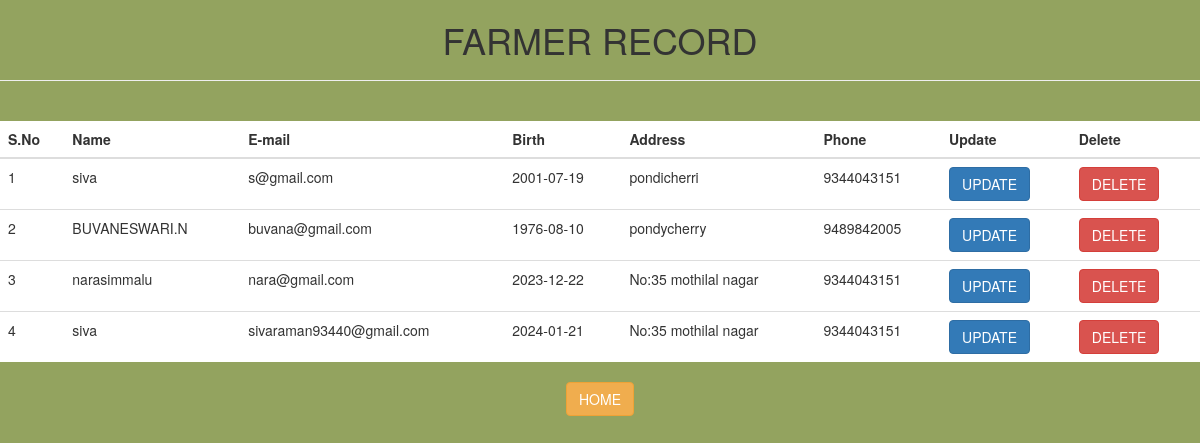
Before: /view with the older database file.
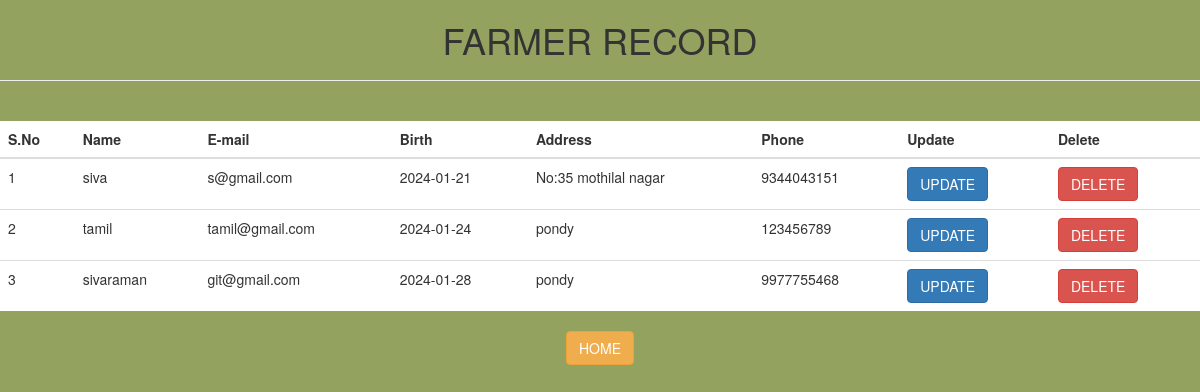
After: the same page with the newer database file.
### tables this page shows
CREATE TABLE customers (pid integer primary key,name text,
            email varchar(20),birth date,address text,phone integer);

### web.py (the view)
@app.route('/view')
def view():
    con=sqlite3.connect('data2.db')
    con.row_factory=sqlite3.Row
    cur=con.cursor()
    cur.execute("select  * from customers")
    data=cur.fetchall()
    con.close()
    return render_template('view.html',data=data)

### templates/view.html (shortened to what this page needs)
<!DOCTYPE html>
<html lang="en">
<head>
 <link rel="stylesheet" href="https://maxcdn.bootstrapcdn.com/bootstrap/3.4.1/css/bootstrap.min.css">
</head>
<body>
    <div class="main">
       <center> <h1>FARMER RECORD<hr></h1></center>
        <div align="center"class="table">
            <br>
       <table class="table table-border" >
        <thead>
            <tr>
                <th>S.No</th>
                <th>Name</th>
                <th>E-mail</th>
                <th>Birth</th>
                <th>Address</th>
                <th>Phone</th>
                <th>Update</th>
                <th>Delete</th>
            </tr>
        </thead>
       <tbody>
        {% for res in data %}
        {%set i=loop.index %}
        <tr>
            <td>{{i}}</td>
            <td>{{res["name"]}}</td>
            <td>{{res["email"]}}</td>
            <td>{{res["birth"]}}</td>
            <td>{{res["address"]}}</td>
            <td>{{res["phone"]}}</td>
            <td><a href=" {{url_for('update',id=res['pid'])}}"class="btn btn-primary">UPDATE</a></td>
            <td><a href=" {{url_for('delete',id=res['pid'])}}"class="btn btn-danger">DELETE</a></td>
        </tr>
        {% endfor %}
       </tbody>
       </table>
       <div>
        <a href="{{url_for('main1')}}"class ="btn btn-warning pull right">HOME</a>
       </div>
    </div>
   </div>
</body>
</html>

Changed rows visible on the page:
removed customers: pid "1", name "siva", email "s@gmail.com", birth "2001-07-19", address "pondicherri", phone "9344043151"
removed customers: i "2", name "BUVANESWARI.N", email "buvana@gmail.com", birth "1976-08-10", address "pondycherry", phone "9489842005"
removed customers: i "3", name "narasimmalu", email "nara@gmail.com", birth "2023-12-22", address "No:35 mothilal nagar", phone "9344043151"
changed customers "siva": i "4" → "1"; email "sivaraman93440@gmail.com" → "s@gmail.com"
added customers: i "2", name "tamil", email "tamil@gmail.com", birth "2024-01-24", address "pondy", phone "123456789"
added customers: i "3", name "sivaraman", email "git@gmail.com", birth "2024-01-28", address "pondy", phone "9977755468"
